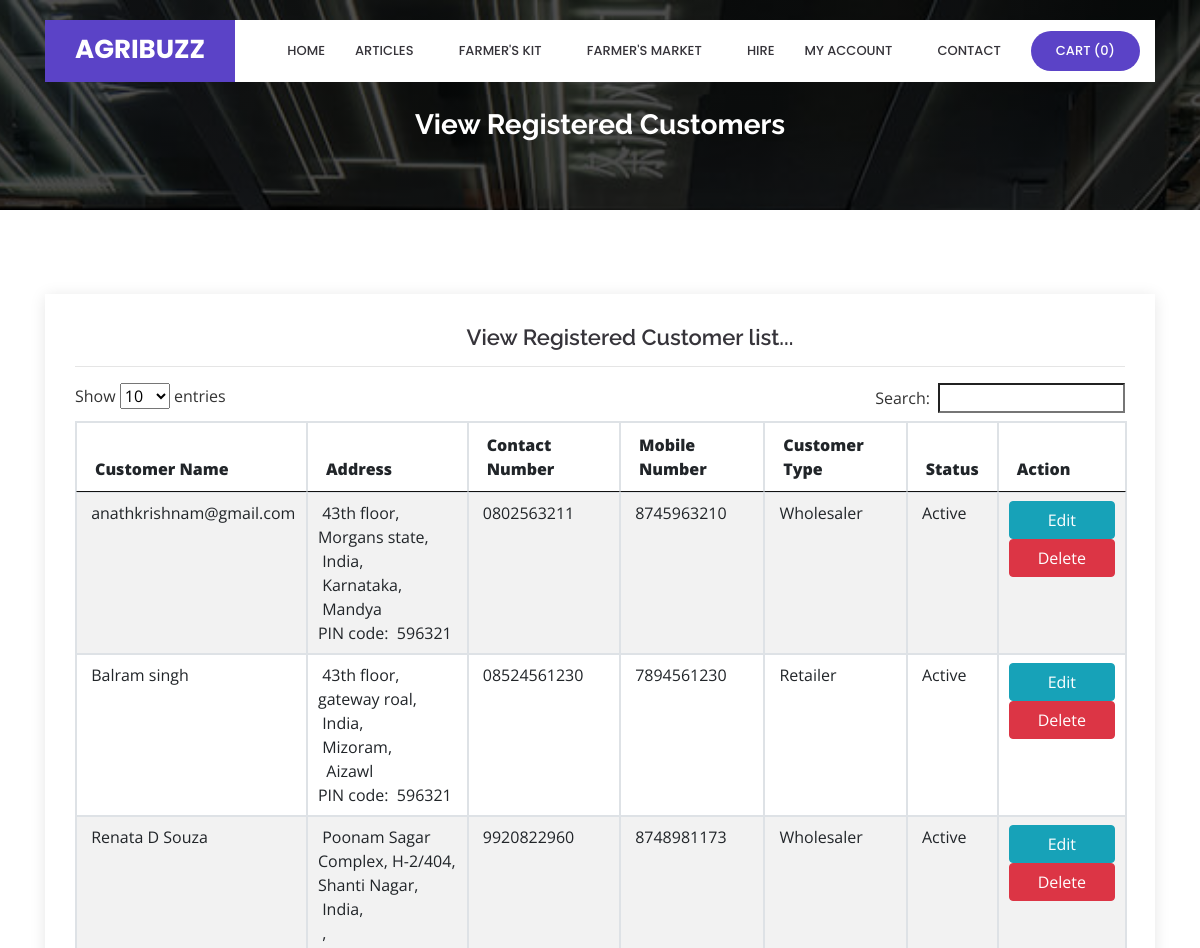
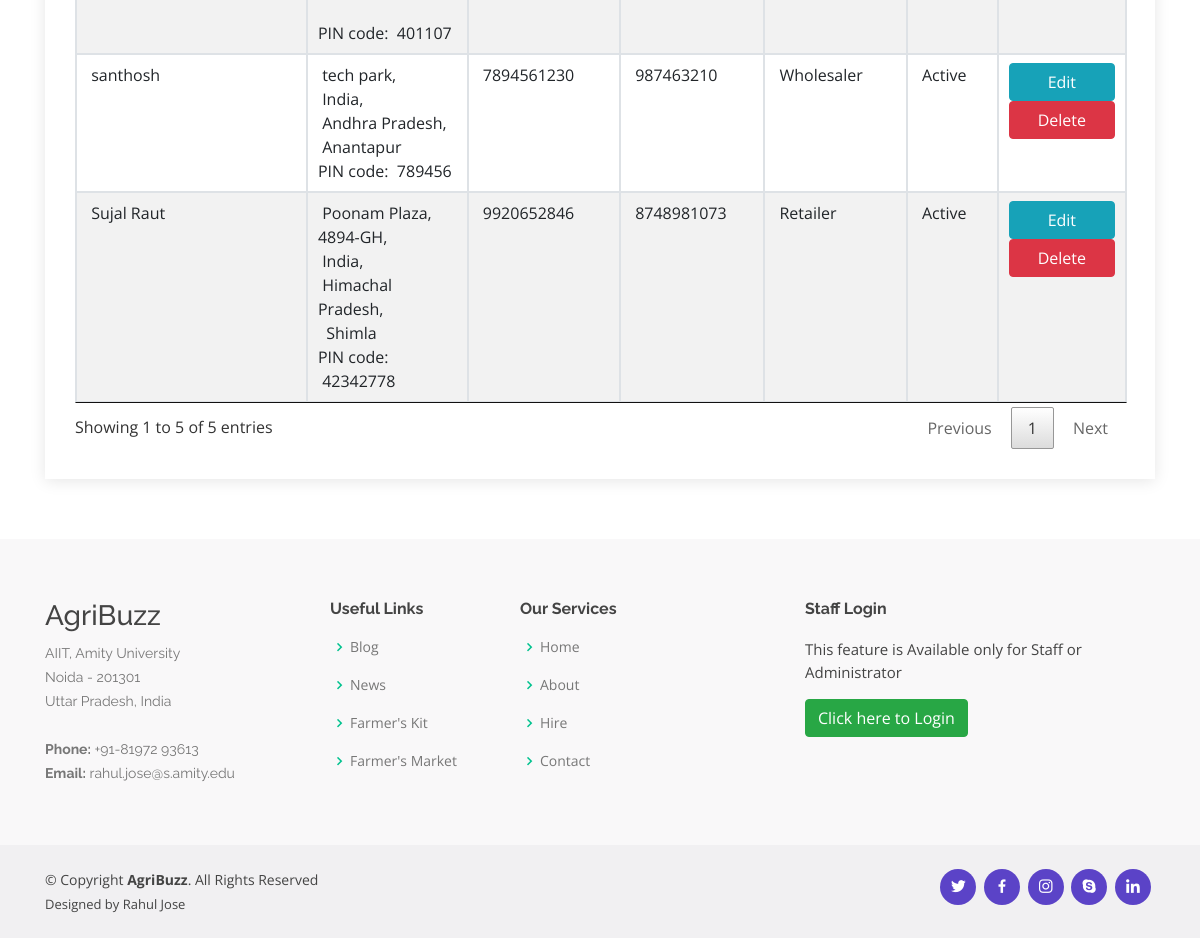
Page /viewcustomerReg.php on the committed database (2 pictures, top to bottom).
### tables this page shows
CREATE TABLE `customer` (
  `customer_id` int(10) NOT NULL,
  `customer_name` varchar(25) NOT NULL,
  `address` text NOT NULL,
  `country_id` int(10) NOT NULL,
  `state_id` int(10) NOT NULL,
  `city_id` int(10) NOT NULL,
  `pincode` varchar(10) NOT NULL,
  `contact_no` varchar(15) NOT NULL,
  `mobile_no` varchar(15) NOT NULL,
  `email_id` varchar(50) NOT NULL,
  `password` varchar(25) NOT NULL,
  `customer_type` varchar(25) NOT NULL,
  `status` varchar(10) NOT NULL
);

CREATE TABLE `country` (
  `country_id` int(10) NOT NULL,
  `country` varchar(25) NOT NULL,
  `description` text NOT NULL,
  `status` varchar(10) NOT NULL
);

CREATE TABLE `state` (
  `state_id` int(10) NOT NULL,
  `country_id` int(10) NOT NULL,
  `state` varchar(25) NOT NULL,
  `description` text NOT NULL,
  `status` varchar(10) NOT NULL
);

CREATE TABLE `city` (
  `city_id` int(10) NOT NULL,
  `country_id` int(10) NOT NULL,
  `state_id` int(10) NOT NULL,
  `city` varchar(25) NOT NULL,
  `description` text NOT NULL,
  `status` varchar(10) NOT NULL
);

### viewcustomerReg.php (the view, shortened to what this page needs)
<?php
include("header.php");
?>
  <main id="main">
    <section id="cta" class="cta">
      <div class="container">
        <div class="text-center" data-aos="zoom-in">
		<br><br>
          <h3>View Registered Customers</h3>
        </div>
      </div>
    </section>
    <section id="contact" class="contact">
      <div class="container">
        <div class="row">
          <div class="col-lg-12" data-aos="fade-up" data-aos-delay="100">
            <div class="info mt-4 ">
		<center><h4>View Registered Customer list...</h4></center><hr>
<?php
							$sql = "SELECT * FROM customer";
							  $qsql = mysqli_query($con,$sql);
							if(mysqli_num_rows($qsql)  == 0)
									{
										echo "<center>There is no customer to display!!</center>";
									}
									else
									{
										?>
							<table ID="datatable" class="table table-striped table-bordered"  style="width:100%">
								<THEAD>
							  <tr>
							    <th height="32"><strong>Customer Name</strong></th>
							    <th><strong>Address</strong></th>
							    <th><strong>Contact Number</strong></th>
							    <th><strong>Mobile Number</strong></th>
		                        <th><strong>Customer Type</strong></th>
							    <th><strong>Status</strong></th>
                                <th><strong>Action</strong></th>
						      </tr>
								</THEAD>
								<TBODY>
                              <?php
							  while($rs = mysqli_fetch_array($qsql))
							  {
								  $sql1 = "SELECT * FROM country WHERE country_id='$rs[country_id]'";
								  $qsql1 = mysqli_query($con,$sql1);
								  $rs1 = mysqli_fetch_array($qsql1);
								  $sql2 = "SELECT * FROM state WHERE state_id='$rs[state_id]'";
								  $qsql2 = mysqli_query($con,$sql2);
								  $rs2 = mysqli_fetch_array($qsql2);
								  $sql3 = "SELECT * FROM city WHERE city_id='$rs[city_id]'";
								  $qsql3 = mysqli_query($con,$sql3);
								  $rs3 = mysqli_fetch_array($qsql3);
							  echo "
							  <tr>
							    <td>&nbsp;$rs[customer_name]</td>
							    <td>&nbsp;$rs[address],<br>&nbsp;$rs1[country],<br>&nbsp;$rs2[state],<br>&nbsp;$rs3[city]<br>PIN code: &nbsp;$rs[pincode]</td>
							    <td>&nbsp;$rs[contact_no]</td>
							    <td>&nbsp;$rs[mobile_no]</td>
							    <td>&nbsp;$rs[customer_type]</td>
							    <td>&nbsp;$rs[status]</td>
							    <td><a href='customerReg.php?editid=$rs[customer_id]' class='btn btn-info' style='width: 100%;' >Edit</a> <a href='viewcustomerReg.php?deleteid=$rs[customer_id]' onclick='return delconfirm()' class='btn btn-danger'  style='width: 100%;' >Delete</a></td>
						      </tr>";
							  }
							  ?>
								</TBODY>
						  </table>
						<?php
						 }
						?>
            </div>
		  </div>
        </div>
      </div>
    </section>
  </main>
<?php
include("footer.php");
?>

### assets/css/style.css (style rules this page uses)
body { font-family: "Open Sans", sans-serif; color: #444444; }
a { color: #5b43c7; }
h1, h2, h3, h4, h5, h6 { font-family: "Raleway", sans-serif; }
section { padding: 60px 0; overflow: hidden; }
.cta { background: linear-gradient(rgba(2, 2, 2, 0.7), rgba(0, 0, 0, 0.7)), url("../img/cta-bg.jpg") fixed center center; background-size: cover; padding: 60px 0; }
.cta h3 { color: #fff; font-size: 28px; font-weight: 700; }
.contact .info { padding: 30px; width: 100%; background: #fff; box-shadow: 0px 2px 15px rgba(0, 0, 0, 0.1); }
.contact .info h4 { padding: 0 0 0 60px; font-size: 22px; font-weight: 600; margin-bottom: 5px; color: #36343a; }

### rows in the picture
customer: customer_name "Renata D Souza", address "Poonam Sagar Complex, H-2/404, Shanti Nagar", country.country "India", pincode "401107", contact_no "9920822960", mobile_no "8748981173", customer_type "Wholesaler", status "Active", $rs[customer_id] 1 (drawn)
customer: customer_name "Sujal Raut", address "Poonam Plaza, 4894-GH", country.country "India", state.state "Himachal Pradesh", city.city "Shimla", pincode "42342778", contact_no "9920652846", mobile_no "8748981073", customer_type "Retailer", status "Active"
customer: customer_name "anathkrishnam@gmail.com", address "43th floor, Morgans state", country.country "India", state.state "Karnataka", city.city "Mandya", pincode "596321", contact_no "0802563211", mobile_no "8745963210", customer_type "Wholesaler", status "Active"
customer: customer_name "santhosh", address "tech park", country.country "India", state.state "Andhra Pradesh", city.city "Anantapur", pincode "789456", contact_no "7894561230", mobile_no "987463210", customer_type "Wholesaler", status "Active"
customer: customer_name "Balram singh", address "43th floor, gateway roal", country.country "India", state.state "Mizoram", city.city "Aizawl", pincode "596321", contact_no "08524561230", mobile_no "7894561230", customer_type "Retailer", status "Active"

### other values in the picture
mysqli_num_rows($qsqlproduct_purchase_record) "0"
